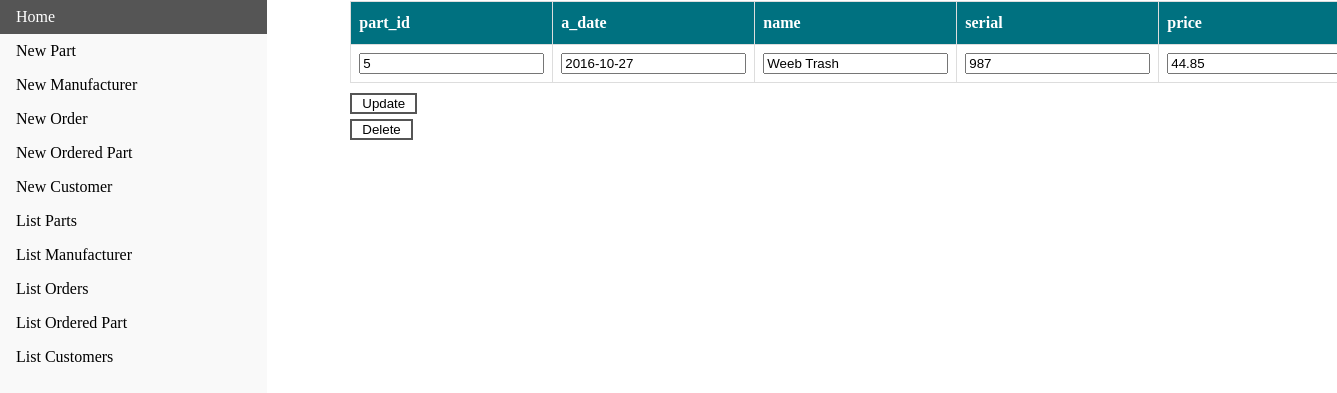
The app's page /display/part/5 with its own data.
### tables this page shows
CREATE TABLE "part" (
part_id INTEGER NOT NULL PRIMARY KEY,
a_date TEXT NOT NULL,
name TEXT NOT NULL,
serial INTEGER NOT NULL,
price REAL NOT NULL );

### webpage.py (the view, shortened to what this page needs)
@app.route('/display/<itype>/<ident1>/<ident2>')
@app.route('/display/<itype>/<ident1>')
@app.route('/display')
def display(itype,ident1='Anon',ident2='Anon'):
    if itype == 'Anon':
        return render_template('index.html', msg="Enter a type to see a list")
    primk = {'part': 'part_id',
             'manufacturer': 'name',
             'customer': 'cust_id',
             'order': 'order_id'}
    con = sql.connect("test3.db")
    cur = con.cursor()
    cur.execute("SELECT * FROM '{}' WHERE {}=?".format(itype, primk[itype]), (ident1,))
    row = cur.fetchone()
    names = [description[0] for description in cur.description]
    tname = itype
    return render_template('display.html', row=row, names=names, tname=tname)

### templates/display.html (shortened to what this page needs)
<!doctype html>
<html>
  <head>
    <link rel="stylesheet" type="text/css" href="{{ url_for('static', filename='css/button.css') }}">
    <link rel="stylesheet" type="text/css" href="{{ url_for('static', filename='css/navbar.css') }}" />
    <link rel="stylesheet" type="text/css" href="{{ url_for('static', filename='css/table.css') }}" />
  </head>
  <body>
    <ul>
			<li><a href="/" >Home</a></li>
			<li><a href="/insert/part">New Part</a></li>
			<li><a href="/insert/man">New Manufacturer</a></li>
			<li><a href="/insert/order">New Order</a></li>
			<li><a href="/insert/op">New Ordered Part</a></li>
			<li><a href="/insert/cust">New Customer</a></li>
			<li><a href="/list/part">List Parts</a></li>
			<li><a href="/list/manufacturer">List Manufacturer</a></li>
			<li><a href="/list/order">List Orders</a></li>
			<li><a href="/list/ordered_part">List Ordered Part</a></li>
			<li><a href="/list/customer">List Customers</a></li>
		</ul>
    <div id="tb" style="margin-left:25%;padding:1px 16px;height:100%;">
      <form action="{{ url_for("modify", itype=tname) }}" method="post">
      <table>
        <thead>
          <tr>
            {% for col in names %}
            <th>{{ col }}</th>
            {% endfor %}
          </tr>
        </thead>
          <tr>
          {% for i in row %}
	    {% if names[loop.index0] not in ["name", "order_id", "part_id", "cust_id"] or (tname == "part" and names[loop.index0] == "name") %}
	    <td><input type=text value='{{ i }}' name={{ names[loop.index0] }}></td>
	    {% else %}
	    <td><input type=text value='{{ i }}' name={{ names[loop.index0] }} readonly></td>
	    {% endif %}
          {% endfor %}
          </tr>
      </table>
      <input class="button" style="margin-top: 10px" type=submit value="Update">
    </form>
    {% if tname != "ordered_part" %}
    <form action="{{ url_for('delete', itype=tname, ident=row[0]) }}" method="post">
	    <input class="button" type="submit" value="Delete" />
    </form>
    {% else %}
    <form action="{{ url_for('delete', itype=tname, ident=row[0], ident2=row[1]) }}" method="post">
	    <input class="button" type="submit" value="Delete" />
    </form>
    {% endif %}
  <body>
</html>

### static/css/button.css (style rules this page uses)
.button { background-color: white; color: black; border: 2px solid #555555; padding-left: 10px; padding-right: 10px; margin-top: 5px; }

### static/css/navbar.css (style rules this page uses)
body { margin: 0; }
ul { list-style-type: none; margin: 0; padding: 0; width: 20vw; background-color: #f1f1f175; position: fixed; height: 100%; overflow: auto; }
li a { display: block; color: #000; padding: 8px 16px; text-decoration: none; }

### static/css/table.css (style rules this page uses)
div { border-radius: 5px; background-color: #ffffffea; }
table { font-family: MuseoSans; border-collapse: collapse; width: 100%; }
tr { border-bottom: 1px solid #f2f2f2; }
th, td { border: 1px solid #ddd; padding: 8px; }
th { padding-top: 12px; padding-bottom: 12px; text-align: left; background-color: rgb(0, 113, 128); color: white; }

### records on screen
part: a_date "2016-10-27", name "Weeb Trash", serial "987", price "44.85"

### other values on screen
{{ col }} "part_id" "a_date" "name" "serial" "price"
